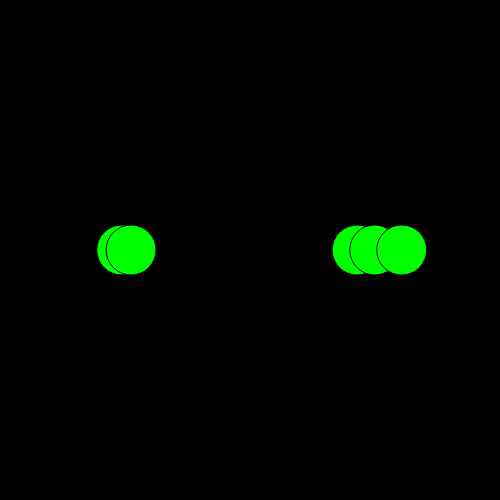
Frame 1 (no input)
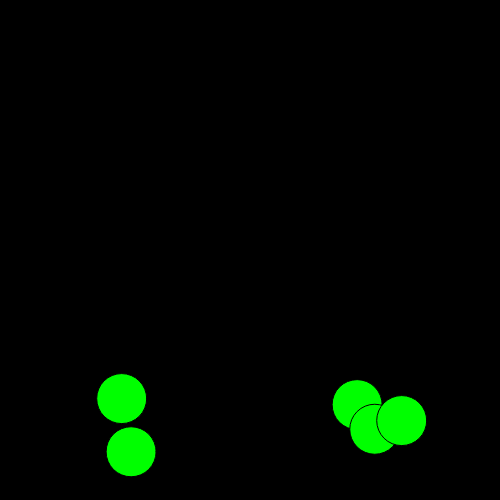
Frame 60 (no input)
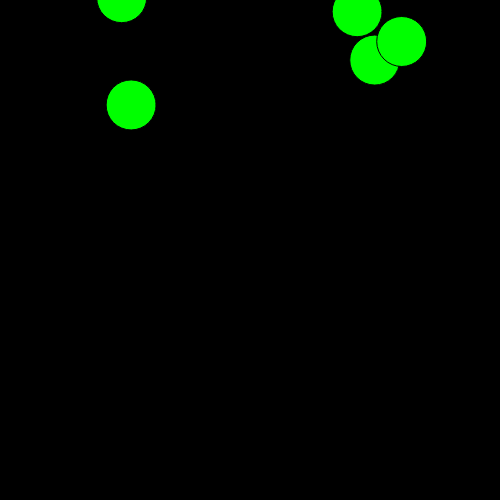
Frame 120 (the mouse pressed at the canvas centre since frame 60)

The p5.js sketch that drew these frames (run headless with seeded random() and noise() and a simulated clock; from frame 60 on, the mouse is pressed at the canvas centre):

// p5.js sketch
// ── sketch.js
let ballArray = [];

function setup() {
    createCanvas(500, 500);

    for (let i = 0; i < 5; i++) {
        //                   random xPos    set yPos   set redValue   set greenValue     set blueValue     random speedValue
        let temp = new Ball(random(0, 500),   250,      0,                255,             0,              random(2,5));
        ballArray.push(temp);

        //temp generates a green circle using new Ball(.....)
        //temp is then pushed into the ballArray to be stored
    }

 }
 
 
 function draw() {
    background(0);

    for (let i = 0; i < ballArray.length; i++){
            //Each iteration, it grabs a value from ballArray to output on the Canvas
        fill(ballArray[i].redValue, ballArray[i].greenValue, ballArray[i].blueValue); //colorValue
        ellipse(ballArray[i].xPos, ballArray[i].yPos, 50, 50); // x,y Pos

        ballArray[i].yPos += ballArray[i].speedValue; //Add "speed" to the yPos with the randomly generated speedValue

        if (ballArray[i].yPos > 525) {
            ballArray[i].yPos = -25;
            //Checks if the ball has left the canvas
        }
    }
 }
 
 
 class Ball {
    constructor(x, y, r, g, b, speed) {
        this.xPos = x;
        this.yPos = y;
        this.redValue = r;
        this.greenValue = g;
        this.blueValue = b;
        this.speedValue = speed;
    }
 }
 
